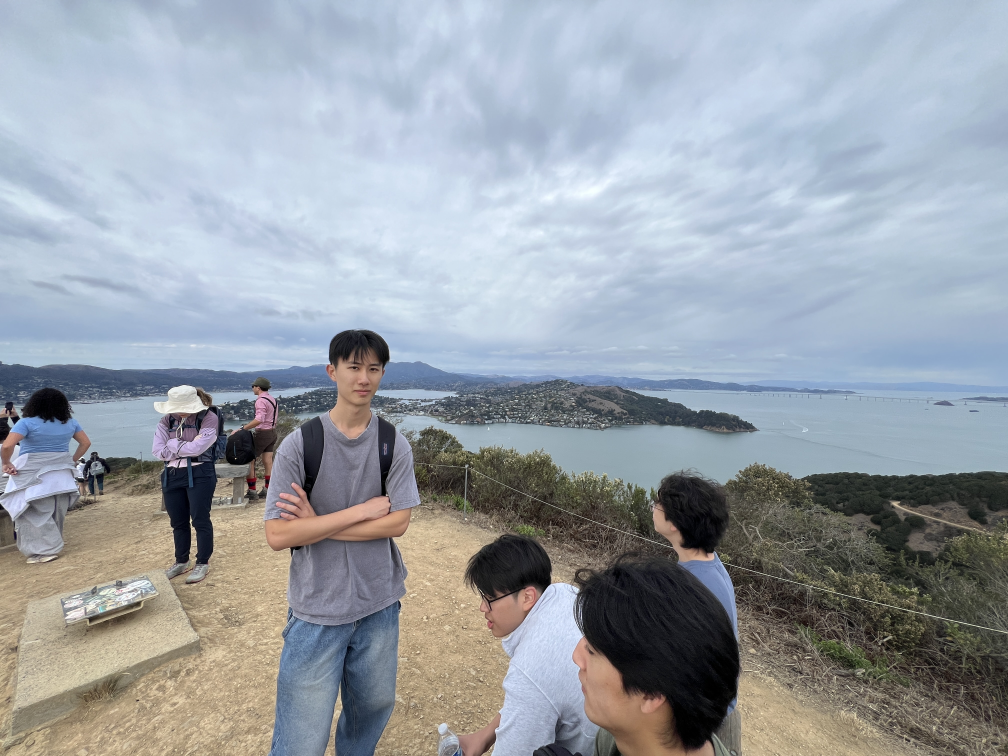
#> input picture p4b/panorama/1.JPG, 4032 x 3024 px, found by its file name (shown at 1/4 size)
$ python B4.py
#> lines starting #> are read from the running program, lines starting #| are printed output that depends on the picture
### p4b/B1.py

from pathlib import Path

import cv2
import numpy as np
from skimage.feature import corner_harris, peak_local_max

# GIVEN


def get_harris_corners(im, edge_discard=20, verbose=True):
    """
    This function takes a b&w image and an optional amount to discard
    on the edge (default is 5 pixels), and finds all harris corners
    in the image. Harris corners near the edge are discarded and the
    coordinates of the remaining corners are returned. A 2d array (h)
    containing the h value of every pixel is also returned.

    h is the same shape as the original image, im.
    coords is 2 x n (ys, xs).
    """

    assert edge_discard >= 20

    # find harris corners
    h = corner_harris(im, method='eps', sigma=1)
    coords = peak_local_max(h, min_distance=1)

    # discard points on edge
    edge = edge_discard  # pixels
    mask = (coords[:, 0] > edge) & \
           (coords[:, 0] < im.shape[0] - edge) & \
           (coords[:, 1] > edge) & \
           (coords[:, 1] < im.shape[1] - edge)
    coords = coords[mask].T
    if verbose:
        print("Harris corners:", coords.shape)
    return h, coords


# GIVEN


def dist2(x, c):
    """
    dist2  Calculates squared distance between two sets of points.

    Description
    D = DIST2(X, C) takes two matrices of vectors and calculates the
    squared Euclidean distance between them.  Both matrices must be of
    the same column dimension.  If X has M rows and N columns, and C has
    L rows and N columns, then the result has M rows and L columns.  The
    I, Jth entry is the  squared distance from the Ith row of X to the
    Jth row of C.

    Adapted from code by Christopher M Bishop and Ian T Nabney.
    """

    ndata, dimx = x.shape
    ncenters, dimc = c.shape
    assert dimx == dimc, 'Data dimension does not match dimension of centers'

    return (np.ones((ncenters, 1)) * np.sum((x**2).T, axis=0)).T + \
        np.ones((ndata, 1)) * np.sum((c**2).T, axis=0) - \
        2 * np.inner(x, c)

# ME AND MYSELF


def get_anms_corners(im, verbose=True):
    capacity = 2500
    im_h, corners = get_harris_corners(im, verbose=verbose)
    h = im_h[corners[0], corners[1]]
    sorted_ids = np.argsort(h)
    best_ids = sorted_ids[::-1][:capacity]  # sorted by largest h
    best_corners = corners[:, best_ids]
    corners = best_corners

    k = 250
    cornersT = corners.T
    h = im_h[corners[0], corners[1]]
    r = np.zeros(len(cornersT))
    for i in range(len(cornersT)):
        js = 0.9 * h > h[i]
        if np.any(js):
            d2s = dist2(cornersT[i:i+1], cornersT[js])
            r[i] = np.min(d2s)
        else:
            r[i] = np.inf
    sorted = np.argsort(r)
    best = sorted[::-1][:k]
    if verbose:
        print("ANMS corners:", k)
    return im_h, corners[:, best]


# [43 lines that do not run on import are left out]

### p4b/B2.py
import colorsys
from pathlib import Path

import cv2
from matplotlib import pyplot as plt
import numpy as np

from B1 import get_anms_corners


def extract_feature_descriptor(im, point):
    # print(point)
    y = point[0]
    x = point[1]
    # 40x40 patch
    patch = im[y-20:y+20, x-20:x+20]
    # 8x8 patch
    patch_b = cv2.GaussianBlur(
        patch, (0, 0), sigmaX=2.5)  # nyquist anti-aliasing
    fd = patch_b[2::5, 2::5]
    # normalize
    fd = (fd - np.mean(fd)) / np.std(fd)
    return fd


# [18 lines left out: functions vis_fd, color_gen, not called in this run]


# [32 lines that do not run on import are left out]

### p4b/B3.py
import colorsys
from pathlib import Path

import cv2
import numpy as np

from B1 import dist2, get_anms_corners
from B2 import color_gen, extract_feature_descriptor


def find_matches(fds1, fds2, t=0.6, verbose=True):
    d2s = dist2(fds1, fds2)
    matches = []
    for i in range(len(fds1)):
        # d = np.sqrt(d2s[i])
        d = d2s[i]
        best_js = np.argsort(d)
        nn1_id = best_js[0]
        nn2_id = best_js[1]
        if d[nn1_id] / d[nn2_id] < t:
            matches.append((i, nn1_id))
    if verbose:
        print("Lowe's matches:", len(matches))
    return matches


# [38 lines that do not run on import are left out]

### p4b/A.py
# copying over stuff from A, and re-mastering it if needed.

from scipy.ndimage import distance_transform_edt
import cv2
from pathlib import Path

import numpy as np

# A2 -------------------


def computeH(ref, to_project):
    # find H
    # H = 3x3 matrix with 8DoF since lower right corner is 1
    # such that p' = Hp
    # p = the points we want to project (3 x N) where N = number of correspondences
    # p' = the points we want to project should look like ref after projection (3 x N)
    # expanding all the terms
    # p1 = linear in (h1, ..., h8) with constants (p1, p2, q1, q2) used
    ref = np.astype(ref, np.float64)
    to_project = np.astype(to_project, np.float64)
    A = []
    b = []
    corr = np.hstack((to_project, ref))
    for p1, p2, q1, q2 in corr:
        A.append([p1, p2, 1, 0, 0, 0, -q1*p1, -q1*p2])
        A.append([0, 0, 0, p1, p2, 1, -q2*p1, -q2*p2])
        b.extend([q1, q2])
    x, err, _, _ = np.linalg.lstsq(A, b, rcond=None)
    H = np.append(x, 1)
    # print("Error:", err)
    return H.reshape(3, 3)


# A3 -------------------
# [78 lines left out: functions applyH, t_applyH, warpImage, not called in this run]


def warpImageNearestNeighbor(im, H, bbox=None):
    return warpImage(im, H, True, bbox)


def warpImageBilinear(im, H, bbox=None):
    return warpImage(im, H, False, bbox)

# A4


# [178 lines left out: functions lopass, stack, colornorm, colornorm2, color_extend, create_blend_mask and 3 more, not called in this run]

### p4b/B4.py

from B3 import find_matches
from B2 import color_gen, extract_feature_descriptor
from B1 import get_anms_corners
import numpy as np
import cv2
from pathlib import Path

from A import computeH, manual_mosaic2, manual_mosaic3, t_applyH


def ransac(pts1, pts2):
    its = 1000
    t = 5
    best_inliers_len = 0
    best_inliers = None
    for _ in range(its):
        ids = np.random.choice(len(pts1), size=4, replace=False)
        H = computeH(pts2[ids], pts1[ids])
        # print("H.shape", H.shape)
        # print("pts1.shape", pts1.shape)
        pts2_hat = t_applyH(pts1, H)
        errs = np.sum((pts2_hat - pts2) ** 2, axis=1)
        # print("errs:", errs)
        inliers = errs < t
        if inliers.sum() > best_inliers_len:
            best_inliers = inliers
            best_inliers_len = inliers.sum()
    return best_inliers


def get_corrs(im1, im2, verbose=True):
    if verbose:
        print("CORRELATING...")
    im1_gray = cv2.cvtColor(im1, cv2.COLOR_BGR2GRAY)
    im2_gray = cv2.cvtColor(im2, cv2.COLOR_BGR2GRAY)

    _, corners1 = get_anms_corners(im1_gray, verbose=verbose)
    # print("corners1:", corners1.shape)
    _, corners2 = get_anms_corners(im2_gray, verbose=verbose)

    fds1 = np.array([extract_feature_descriptor(im1_gray, corner).flatten()
                     for corner in corners1.T])
    # print("fds1:", fds1.shape)
    fds2 = np.array([extract_feature_descriptor(im2_gray, corner).flatten()
                     for corner in corners2.T])
    matches = find_matches(fds1, fds2, verbose=verbose)
    # print("matches:", len(matches))
    # [::-1] to convert from (y,x) -> (x,y), smh so stupid
    pts1 = np.array([corners1[:, i][::-1] for i, j in matches])
    pts2 = np.array([corners2[:, j][::-1] for i, j in matches])
    # print("pts1:", pts1.shape)
    inliers = ransac(pts1, pts2)
    # print(inliers)
    pts1 = pts1[inliers]
    pts2 = pts2[inliers]
    # print("pts1:", pts1)
    if verbose:
        print("RANSAC inliers:", len(pts1))
    return pts1, pts2


def auto_mosaic2(im1, im2):
    # NOTE: left, center, with center being the frame of reference
    pts1, pts2 = get_corrs(im1, im2)
    return manual_mosaic2(im1, im2, pts1, pts2)


def auto_mosaic3(im1, im2, im3):
    # return auto_mosaic2(im1, auto_mosaic2(im3, im2))
    pts1_pts2 = get_corrs(im1, im2)
    pts2_pts3 = get_corrs(im2, im3)
    return manual_mosaic3(
        im1, im2, im3, pts1_pts2[0], pts1_pts2[1], pts2_pts3[0], pts2_pts3[1])


# RANSAC
if __name__ == "__main__":
    DIR = Path(__file__).resolve().parent
    for t in range(3):
        IN_PATH = DIR / f"mosaic_{t+1}"
        OUT_PATH = DIR / f"mosaic_{t+1}"
        im1 = cv2.imread(IN_PATH / "1.JPG")
#> im1 is the input picture: shape (3024, 4032, 3); mean B, G, R 167.5, 159.8, 153.1
        im2 = cv2.imread(IN_PATH / "2.JPG")
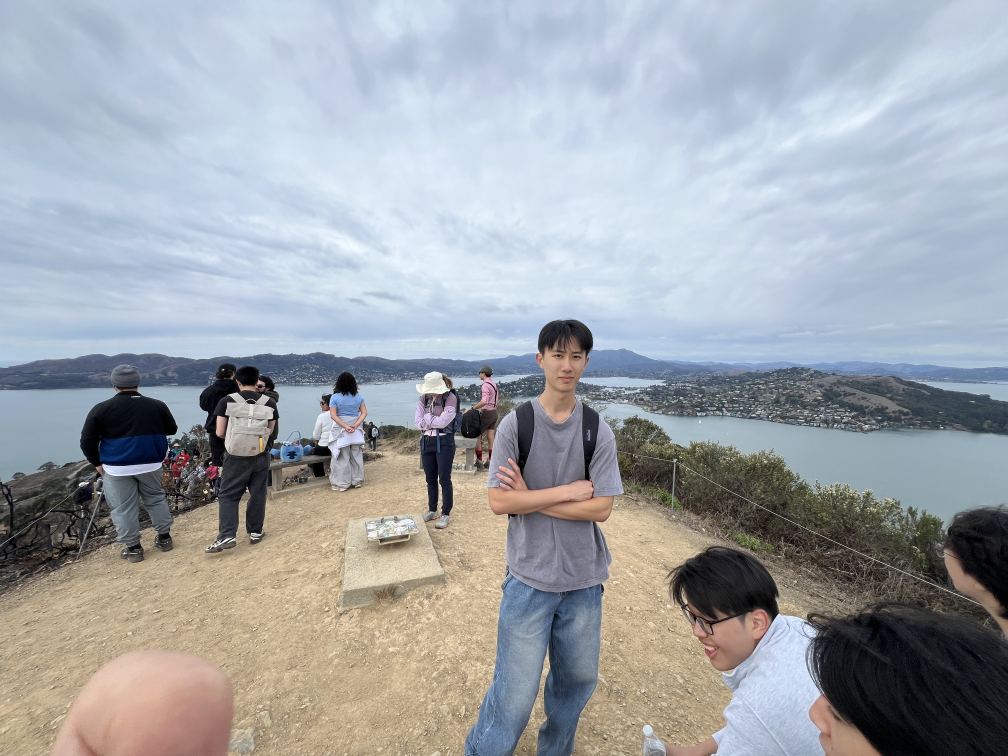
#> input picture p4b/panorama/2.JPG, 4032 x 3024 px, found by its file name (shown at 1/4 size)
#> im2 is the input picture: shape (3024, 4032, 3); mean B, G, R 170.8, 165.3, 160.7
        im3 = cv2.imread(IN_PATH / "3.JPG")
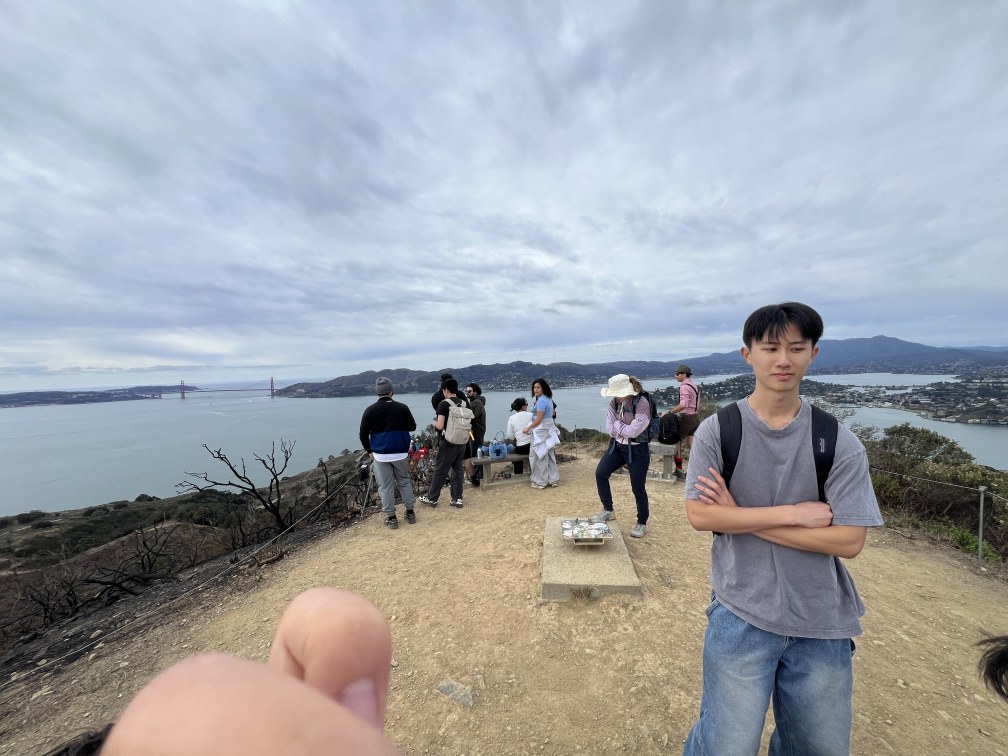
#> input picture p4b/panorama/3.JPG, 4032 x 3024 px, found by its file name (shown at 1/4 size)
#> im3 is the input picture: shape (3024, 4032, 3); mean B, G, R 169.4, 163.1, 158.9

        f = 0.1
        im1 = cv2.resize(im1, None, fx=f, fy=f, interpolation=cv2.INTER_AREA)
#> im1: shape (302, 403, 3)
        im2 = cv2.resize(im2, None, fx=f, fy=f, interpolation=cv2.INTER_AREA)
#> im2: shape (302, 403, 3)
        im3 = cv2.resize(im3, None, fx=f, fy=f, interpolation=cv2.INTER_AREA)
#> im3: shape (302, 403, 3)

        vis_ransac = True
        if vis_ransac:
            pts1, pts2 = get_corrs(im1, im2, verbose=False)
#> in get_corrs, `im1_gray = cv2.cvtColor(im1, cv2.COLOR_BGR2GRAY)`:
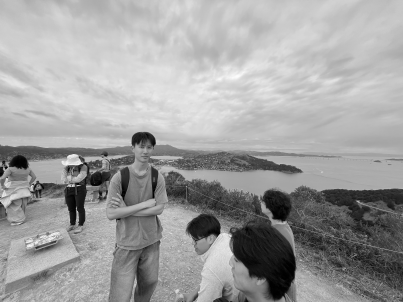
#> im1_gray: shape (302, 403); min 0, max 252, mean 158.7
#> in get_corrs, `im2_gray = cv2.cvtColor(im2, cv2.COLOR_BGR2GRAY)`:
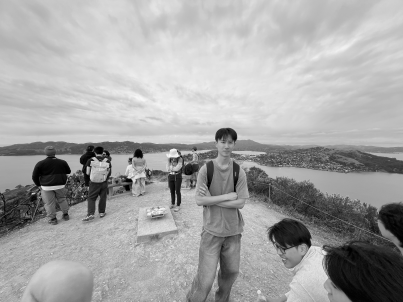
#> im2_gray: shape (302, 403); min 0, max 248, mean 164.6
#> in get_harris_corners, `coords = peak_local_max(h, min_distance=1)`: coords = 3387 pairs, first value 1 to 300, second value 1 to 401
#> in get_anms_corners, `h = im_h[corners[0], corners[1]]`: h = 2639 values, max 1.5 at index 0, min 5.08e-05 at index 2638, mean 0.049
#> in get_anms_corners, `sorted_ids = np.argsort(h)`: sorted_ids = 2639 values, max 2638 at index 0, min 0 at index 2638, mean 1319
#> in get_anms_corners, `best_ids = sorted_ids[::-1][:capacity]`: best_ids = 2500 values from 0 to 2499
#> in get_anms_corners, `cornersT = corners.T`: cornersT = 2500 pairs, first value 21 to 281, second value 21 to 382
#> in get_anms_corners, `h = im_h[corners[0], corners[1]]`: h = 2500 values, max 1.5 at index 0, min 0.000219 at index 2499, mean 0.0517
#> in get_anms_corners, `r = np.zeros(len(cornersT))`: r = 2500 values from 0 to 0
#> the loop in get_anms_corners, `for i in range(len(cornersT)):` made 2500 passes
#> (ncenters in dist2, d2s) on passes 3 to 8: (2, [[3185, 1789]]), (3, [[2833, 1681, 26]]), (3, [[6409, 6385, 14690]]), (4, [[2297, 1385, 106, 32]]), (4, [[27829, 27149, 41626, 41704]]), (5, [[23701, 22765, 35972, 36090, 5490]])
#> ncenters in dist2 on passes 9 to 14: 7, 7, 7, 8, 8, 11
#> in get_anms_corners, `sorted = np.argsort(r)`: sorted = 2500 values, max 2499 at index 652, min 0 at index 2499, mean 1249.5
#> in get_anms_corners, `best = sorted[::-1][:k]`: best = 250 values, max 2370 at index 239, min 0 at index 0, mean 846.1
#> call 2 of get_harris_corners, with edge_discard = 20, verbose = False
#> in get_harris_corners (call 2), `h = corner_harris(im, method='eps', sigma=1)`:
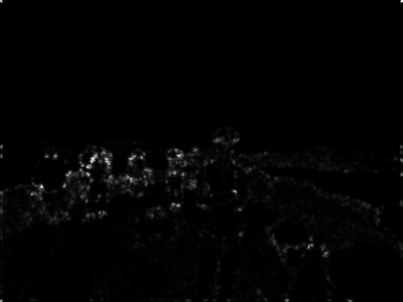
#> h: shape (302, 403) float64; min 1.76e-06, max 2.01, mean 0.0245; drawn with min black and max white
#> in get_harris_corners (call 2), `coords = peak_local_max(h, min_distance=1)`: coords = 3336 pairs, first value 1 to 300, second value 1 to 401
#> the loop in get_anms_corners (call 2), `for i in range(len(cornersT)):` made 2500 passes
#> (ncenters in dist2, d2s) on passes 3 to 9: (1, [7405]), (1, [10]), (2, [[234, 4981]]), (2, [[106, 2477]]), (4, [[197, 4954, 5200, 229]]), (4, [[1521, 8884, 2218, 1609]]), (6, [[272, 2353, 8461, 178, 530, 50]])
#> in extract_feature_descriptor (call 18), `y = point[0]`: y = 218
#> in extract_feature_descriptor (call 18), `patch_b = cv2.GaussianBlur( patch, (0, 0), sigmaX=2.5)`:
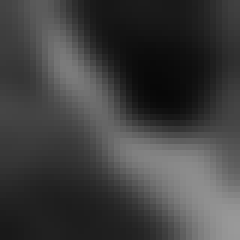
#> patch_b: shape (40, 40) (shown 6 times larger); min 8, max 153, mean 63.1
#> in extract_feature_descriptor (call 19), `y = point[0]`: y = 91
#> in extract_feature_descriptor (call 19), `patch = im[y-20:y+20, x-20:x+20]`:
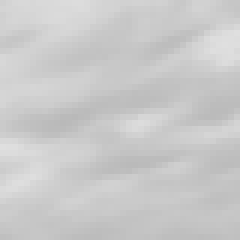
#> patch: shape (40, 40) (shown 6 times larger); min 185, max 223, mean 201.5
#> the loop in find_matches, `for i in range(len(fds1)):` made 250 passes
#> (nn1_id, nn2_id) on passes 1 to 3: (3, 179), (103, 42), (104, 39)
#> (the run stopped early here; a loop or call above may not have finished)
